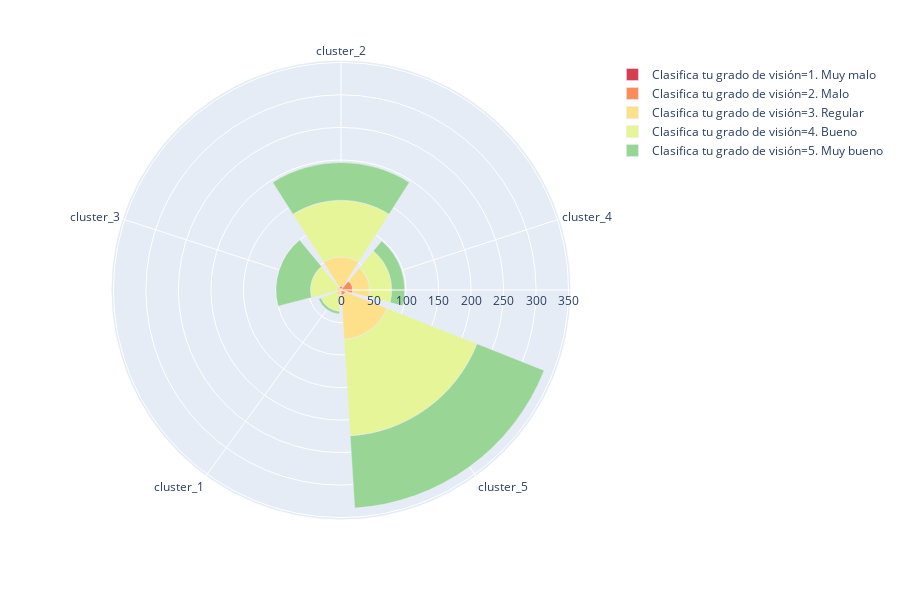
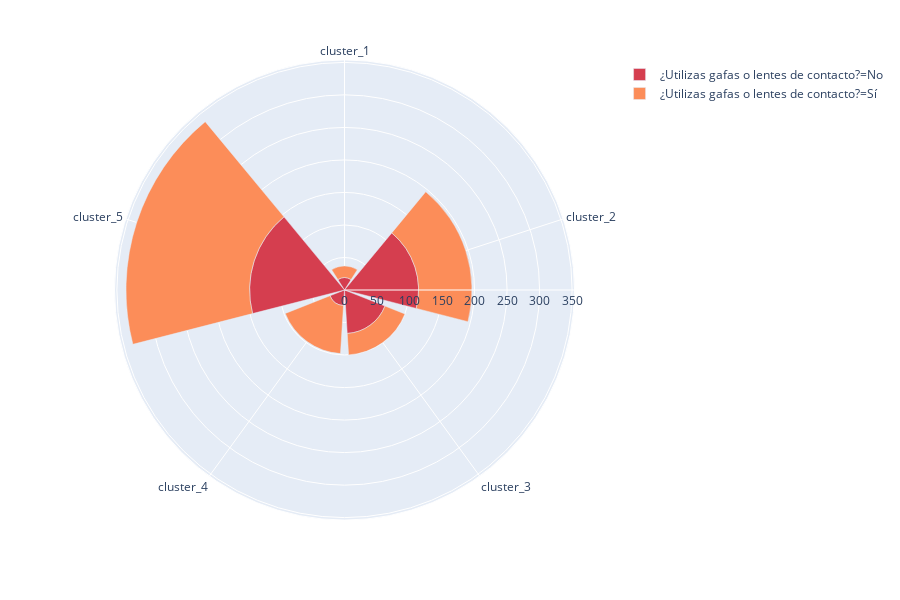
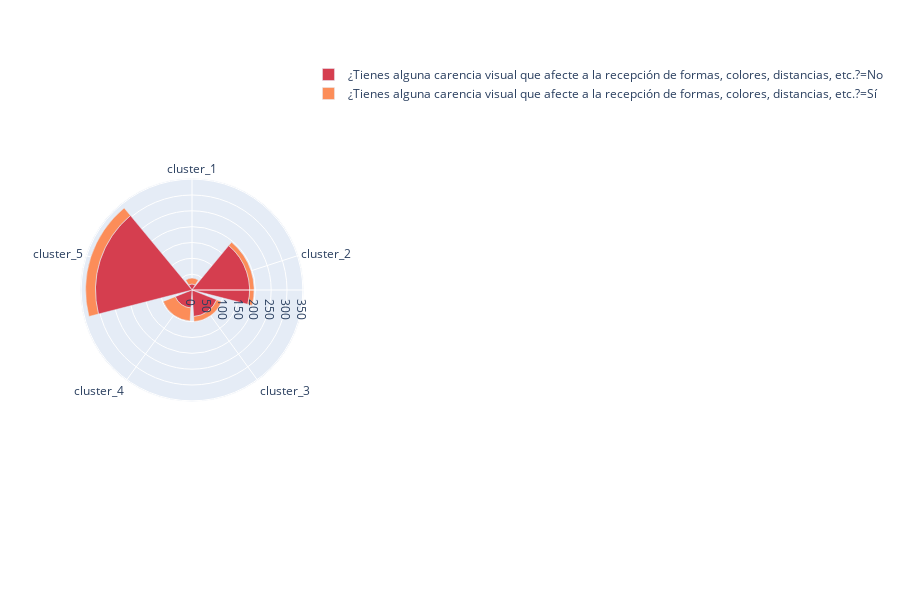
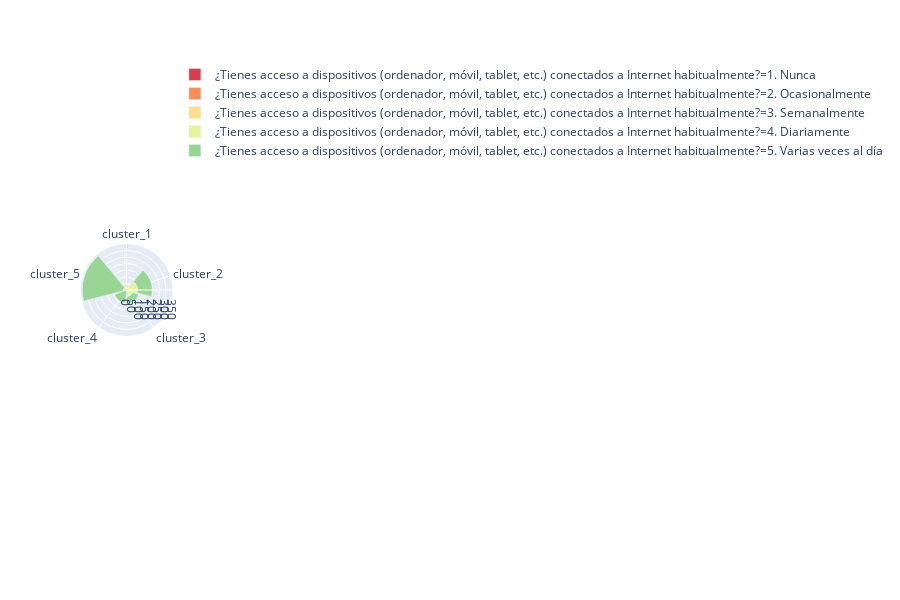

Write notebook code for charts like these, in order.
### Code cell
compare_reception_images_by_prosume_clusters_esp(dataframe_with_clusters_esp)

### Figure 1 — Plotly figure (JSON) as saved in the notebook; plotly's stock layout.template omitted (floating-point values rounded to 4 significant figures)
{"data": [{"hovertemplate": "Clasifica tu grado de visión=1. Muy malo<br>counts=%{r}<br>prosume_cluster=%{theta}<extra></extra>", "legendgroup": "Clasifica tu grado de visión=1. Muy malo", "marker": {"color": "rgb(213,62,79)"}, "name": "Clasifica tu grado de visión=1. Muy malo", "r": [2, 2], "showlegend": true, "theta": ["cluster_2", "cluster_4"], "type": "barpolar", "uid": "f5da945d-2f89-4428-aa35-97ba7d767a0f"}, {"hovertemplate": "Clasifica tu grado de visión=2. Malo<br>counts=%{r}<br>prosume_cluster=%{theta}<extra></extra>", "legendgroup": "Clasifica tu grado de visión=2. Malo", "marker": {"color": "rgb(252,141,89)"}, "name": "Clasifica tu grado de visión=2. Malo", "r": [4, 16, 8], "showlegend": true, "theta": ["cluster_2", "cluster_4", "cluster_5"], "type": "barpolar", "uid": "6cf04561-6a1f-49a6-abe0-07746434e2a8"}, {"hovertemplate": "Clasifica tu grado de visión=3. Regular<br>counts=%{r}<br>prosume_cluster=%{theta}<extra></extra>", "legendgroup": "Clasifica tu grado de visión=3. Regular", "marker": {"color": "rgb(254,224,139)"}, "name": "Clasifica tu grado de visión=3. Regular", "r": [9, 45, 7, 26, 68], "showlegend": true, "theta": ["cluster_1", "cluster_2", "cluster_3", "cluster_4", "cluster_5"], "type": "barpolar", "uid": "130b40a1-dcee-48d2-9a52-7713907b5224"}, {"hovertemplate": "Clasifica tu grado de visión=4. Bueno<br>counts=%{r}<br>prosume_cluster=%{theta}<extra></extra>", "legendgroup": "Clasifica tu grado de visión=4. Bueno", "marker": {"color": "rgb(230,245,152)"}, "name": "Clasifica tu grado de visión=4. Bueno", "r": [24, 87, 40, 34, 149], "showlegend": true, "theta": ["cluster_1", "cluster_2", "cluster_3", "cluster_4", "cluster_5"], "type": "barpolar", "uid": "6cc16502-9d31-4476-8ddc-6184307c9f32"}, {"hovertemplate": "Clasifica tu grado de visión=5. Muy bueno<br>counts=%{r}<br>prosume_cluster=%{theta}<extra></extra>", "legendgroup": "Clasifica tu grado de visión=5. Muy bueno", "marker": {"color": "rgb(153,213,148)"}, "name": "Clasifica tu grado de visión=5. Muy bueno", "r": [4, 58, 53, 20, 111], "showlegend": true, "theta": ["cluster_1", "cluster_2", "cluster_3", "cluster_4", "cluster_5"], "type": "barpolar", "uid": "3ee3ab8e-637b-4e70-b5a5-cb903391c832"}], "layout": {"barmode": "group", "barnorm": "", "height": 600, "legend": {"tracegroupgap": 0}, "margin": {"t": 60}, "polar": {"angularaxis": {"direction": "clockwise", "rotation": 90}}}}

### Figure 2 — Plotly figure (JSON) as saved in the notebook; plotly's stock layout.template omitted (floating-point values rounded to 4 significant figures)
{"data": [{"hovertemplate": "¿Utilizas gafas o lentes de contacto?=No<br>counts=%{r}<br>prosume_cluster=%{theta}<extra></extra>", "legendgroup": "¿Utilizas gafas o lentes de contacto?=No", "marker": {"color": "rgb(213,62,79)"}, "name": "¿Utilizas gafas o lentes de contacto?=No", "r": [19, 114, 67, 24, 146], "showlegend": true, "theta": ["cluster_1", "cluster_2", "cluster_3", "cluster_4", "cluster_5"], "type": "barpolar", "uid": "54af6c00-94ba-4d5b-8beb-312c2c3c734a"}, {"hovertemplate": "¿Utilizas gafas o lentes de contacto?=Sí<br>counts=%{r}<br>prosume_cluster=%{theta}<extra></extra>", "legendgroup": "¿Utilizas gafas o lentes de contacto?=Sí", "marker": {"color": "rgb(252,141,89)"}, "name": "¿Utilizas gafas o lentes de contacto?=Sí", "r": [18, 82, 33, 74, 190], "showlegend": true, "theta": ["cluster_1", "cluster_2", "cluster_3", "cluster_4", "cluster_5"], "type": "barpolar", "uid": "fdb2b4e1-ffa9-4a7e-8a95-97073e8d66bc"}], "layout": {"barmode": "group", "barnorm": "", "height": 600, "legend": {"tracegroupgap": 0}, "margin": {"t": 60}, "polar": {"angularaxis": {"direction": "clockwise", "rotation": 90}}}}

### Figure 3 — Plotly figure (JSON) as saved in the notebook; plotly's stock layout.template omitted (floating-point values rounded to 4 significant figures)
{"data": [{"hovertemplate": "¿Tienes alguna carencia visual que afecte a la recepción de formas, colores, distancias, etc.?=No<br>counts=%{r}<br>prosume_cluster=%{theta}<extra></extra>", "legendgroup": "¿Tienes alguna carencia visual que afecte a la recepción de formas, colores, distancias, etc.?=No", "marker": {"color": "rgb(213,62,79)"}, "name": "¿Tienes alguna carencia visual que afecte a la recepción de formas, colores, distancias, etc.?=No", "r": [19, 182, 84, 57, 305], "showlegend": true, "theta": ["cluster_1", "cluster_2", "cluster_3", "cluster_4", "cluster_5"], "type": "barpolar", "uid": "31050f39-0a3e-4811-81dc-fc9b6e570a28"}, {"hovertemplate": "¿Tienes alguna carencia visual que afecte a la recepción de formas, colores, distancias, etc.?=Sí<br>counts=%{r}<br>prosume_cluster=%{theta}<extra></extra>", "legendgroup": "¿Tienes alguna carencia visual que afecte a la recepción de formas, colores, distancias, etc.?=Sí", "marker": {"color": "rgb(252,141,89)"}, "name": "¿Tienes alguna carencia visual que afecte a la recepción de formas, colores, distancias, etc.?=Sí", "r": [18, 14, 16, 41, 31], "showlegend": true, "theta": ["cluster_1", "cluster_2", "cluster_3", "cluster_4", "cluster_5"], "type": "barpolar", "uid": "78903cde-fa8c-4f7f-bf15-ddf24b91202a"}], "layout": {"barmode": "group", "barnorm": "", "height": 600, "legend": {"tracegroupgap": 0}, "margin": {"t": 60}, "polar": {"angularaxis": {"direction": "clockwise", "rotation": 90}}}}

### Figure 4 — Plotly figure (JSON) as saved in the notebook; plotly's stock layout.template omitted (floating-point values rounded to 4 significant figures)
{"data": [{"hovertemplate": "¿Tienes acceso a dispositivos (ordenador, móvil, tablet, etc.) conectados a Internet habitualmente?=1. Nunca<br>counts=%{r}<br>prosume_cluster=%{theta}<extra></extra>", "legendgroup": "¿Tienes acceso a dispositivos (ordenador, móvil, tablet, etc.) conectados a Internet habitualmente?=1. Nunca", "marker": {"color": "rgb(213,62,79)"}, "name": "¿Tienes acceso a dispositivos (ordenador, móvil, tablet, etc.) conectados a Internet habitualmente?=1. Nunca", "r": [1], "showlegend": true, "theta": ["cluster_1"], "type": "barpolar", "uid": "d6f7ff5f-19b8-40a6-9472-9ec7d91aec39"}, {"hovertemplate": "¿Tienes acceso a dispositivos (ordenador, móvil, tablet, etc.) conectados a Internet habitualmente?=2. Ocasionalmente<br>counts=%{r}<br>prosume_cluster=%{theta}<extra></extra>", "legendgroup": "¿Tienes acceso a dispositivos (ordenador, móvil, tablet, etc.) conectados a Internet habitualmente?=2. Ocasionalmente", "marker": {"color": "rgb(252,141,89)"}, "name": "¿Tienes acceso a dispositivos (ordenador, móvil, tablet, etc.) conectados a Internet habitualmente?=2. Ocasionalmente", "r": [4, 4], "showlegend": true, "theta": ["cluster_1", "cluster_2"], "type": "barpolar", "uid": "346ae567-c2eb-49e0-a7fb-7670dfdb102c"}, {"hovertemplate": "¿Tienes acceso a dispositivos (ordenador, móvil, tablet, etc.) conectados a Internet habitualmente?=3. Semanalmente<br>counts=%{r}<br>prosume_cluster=%{theta}<extra></extra>", "legendgroup": "¿Tienes acceso a dispositivos (ordenador, móvil, tablet, etc.) conectados a Internet habitualmente?=3. Semanalmente", "marker": {"color": "rgb(254,224,139)"}, "name": "¿Tienes acceso a dispositivos (ordenador, móvil, tablet, etc.) conectados a Internet habitualmente?=3. Semanalmente", "r": [15, 9, 4], "showlegend": true, "theta": ["cluster_1", "cluster_2", "cluster_3"], "type": "barpolar", "uid": "a217ba47-9623-46f3-905b-f166416f7479"}, {"hovertemplate": "¿Tienes acceso a dispositivos (ordenador, móvil, tablet, etc.) conectados a Internet habitualmente?=4. Diariamente<br>counts=%{r}<br>prosume_cluster=%{theta}<extra></extra>", "legendgroup": "¿Tienes acceso a dispositivos (ordenador, móvil, tablet, etc.) conectados a Internet habitualmente?=4. Diariamente", "marker": {"color": "rgb(230,245,152)"}, "name": "¿Tienes acceso a dispositivos (ordenador, móvil, tablet, etc.) conectados a Internet habitualmente?=4. Diariamente", "r": [16, 71, 47, 10, 26], "showlegend": true, "theta": ["cluster_1", "cluster_2", "cluster_3", "cluster_4", "cluster_5"], "type": "barpolar", "uid": "8550ff97-c9ed-4ed2-9af1-bdb2e94df8b6"}, {"hovertemplate": "¿Tienes acceso a dispositivos (ordenador, móvil, tablet, etc.) conectados a Internet habitualmente?=5. Varias veces al día<br>counts=%{r}<br>prosume_cluster=%{theta}<extra></extra>", "legendgroup": "¿Tienes acceso a dispositivos (ordenador, móvil, tablet, etc.) conectados a Internet habitualmente?=5. Varias veces al día", "marker": {"color": "rgb(153,213,148)"}, "name": "¿Tienes acceso a dispositivos (ordenador, móvil, tablet, etc.) conectados a Internet habitualmente?=5. Varias veces al día", "r": [1, 112, 49, 88, 310], "showlegend": true, "theta": ["cluster_1", "cluster_2", "cluster_3", "cluster_4", "cluster_5"], "type": "barpolar", "uid": "2d914282-e300-4ede-9fa7-d1725aa9b306"}], "layout": {"barmode": "group", "barnorm": "", "height": 600, "legend": {"tracegroupgap": 0}, "margin": {"t": 60}, "polar": {"angularaxis": {"direction": "clockwise", "rotation": 90}}}}
